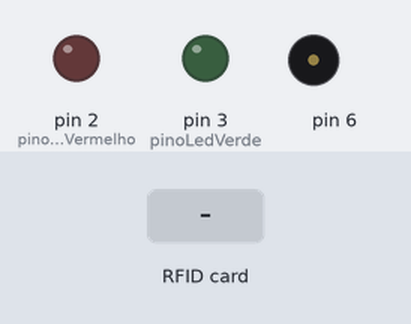
Recording of a sketch running on a simulated Arduino Uno, built with avr-gcc and run on an emulated ATmega328P. Parts: output pins drawn as LEDs (lit = HIGH), buzzer (waves = sounding). Inputs (shaded band) come from the test bench. Pins used as bus, display or sensor lines are not drawn.

Above: at 3.2 s.
3.3 s: RFID card 27 F1 D9 29 held to the reader
At 3.4 s:
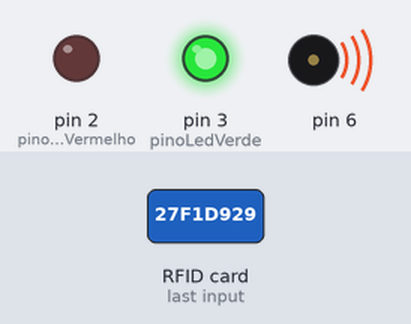
At 4.9 s:
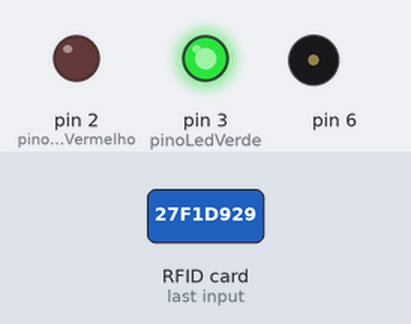
5.5 s: RFID card 5E 7A 19 C4 held to the reader
At 9.2 s:
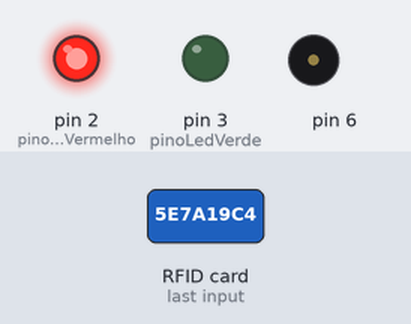
Timing chart, 0 to 11.3 s (numbered marks = the images above; inputs shaded):
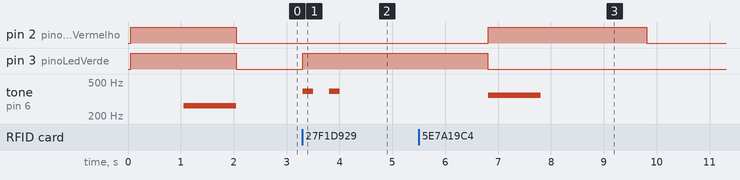

The sketch:

Controlador_Acesso_RFID_Buzzer.ino
```cpp
#include <Wire.h>
#include <SPI.h>
#include <MFRC522.h>

#define SS_PIN 10
#define RST_PIN 9

MFRC522 rfid(SS_PIN, RST_PIN);

const int pinoLedVerde = 3;
const int pinoLedVermelho = 2;

void setup(){

  Wire.begin();
  SPI.begin();
  rfid.PCD_Init();

  pinMode(6,OUTPUT);

  pinMode(pinoLedVerde, OUTPUT);
  pinMode(pinoLedVermelho, OUTPUT);


  digitalWrite(pinoLedVerde, HIGH);
  digitalWrite(pinoLedVermelho, HIGH);
  delay(1000);

  tone(6,262,1000);

  delay(1000);
  digitalWrite(pinoLedVerde, LOW);
  digitalWrite(pinoLedVermelho, LOW);

}

void loop() {
  leituraRfid();
}


void leituraRfid(){
  if (!rfid.PICC_IsNewCardPresent() || !rfid.PICC_ReadCardSerial())
    return;

  String strID = "";
  for (byte i = 0; i < 4; i++) {
    strID +=
    (rfid.uid.uidByte[i] < 0x10 ? "0" : "") +
    String(rfid.uid.uidByte[i], HEX) +
    (i!=3 ? ":" : "");
  }
  strID.toUpperCase();

  if (strID.indexOf("27:F1:D9:29") >= 0) {
    digitalWrite(pinoLedVerde, HIGH);
    tone(6,392,200);
    delay(500);
    tone(6,392,200);

    delay(3000);
    digitalWrite(pinoLedVerde, LOW);
  }else{
    digitalWrite(pinoLedVermelho, HIGH);
     tone(6,349,1000);

    delay(3000);
    digitalWrite(pinoLedVermelho, LOW);
  }

  rfid.PICC_HaltA();
  rfid.PCD_StopCrypto1();
  }
```

Measured:
- after the input at 3.3 s, pin 3 (pinoLedVerde): LOW → HIGH at once; tone on pin 6: alternates 392 Hz for 0.20 s and silent for 0.30 s, 4 changes in all, then stays silent, starting at once
- after the input at 5.5 s, pin 2 (pinoLedVermelho): LOW → HIGH after 1.3 s, → LOW 3.0 s later; tone on pin 6: silent → 349 Hz after 1.3 s, → silent 1.0 s later
